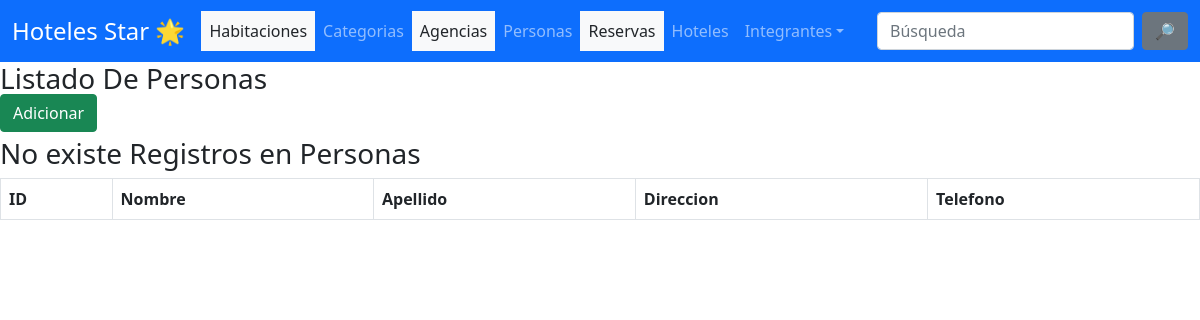
Page /personas/ on the earlier database version.
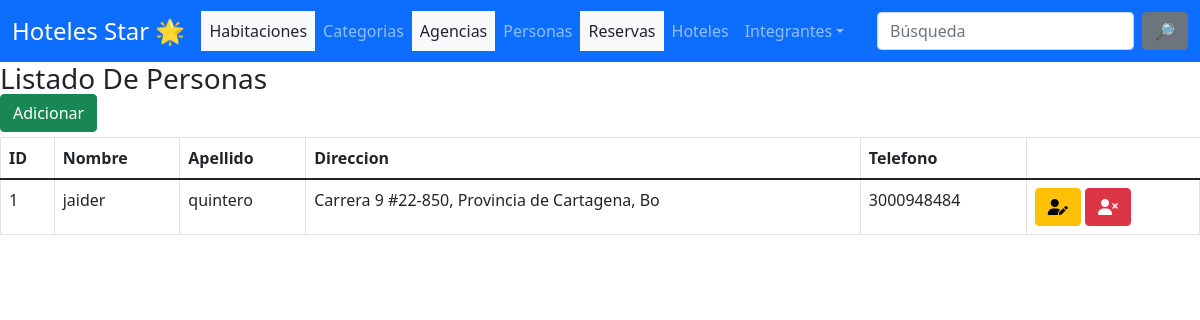
Same page on the later database version.
### apps/Persona/models.py (models this page shows, shortened)
class Persona(models.Model):
    Nombre    = models.CharField(max_length=100)
    Apellido   = models.CharField(max_length=50)
    Direccion    = models.CharField(max_length=45)
    Telefono    = models.CharField(max_length=15)
    class Meta:
        verbose_name = "Persona"
        verbose_name_plural = "Personas"

### apps/Persona/views.py (the view)
# urls.py: path('', index, name ='index'),
def index(request):
    persona = Persona.objects.all().order_by('-id')
    context = {'personas': persona}
    return render(request, 'persona/index.html', context)

### templates/persona/index.html (shortened to what this page needs)
{% extends 'base/base.html' %}
{% block content %}
  <h3> Listado De Personas </h3>
  <a href="{% url 'Personas:personaCreate' %}" class="btn btn-success pull-right" style="margin-top: -10px; margin-bottom: 5px;">Adicionar</a>
  <table class="table  table-hover table-bordered">
    <thead>
      <tr>
        <th scope="col">ID</th>
        <th scope="col">Nombre</th>
        <th scope="col">Apellido</th>
        <th scope="col">Direccion</th>
        <th scope="col">Telefono</th>
      </tr>
    </thead>
    <tbody>
      {% if personas %}
        {% for persona in personas %}
            <tr>
                <td>{{ persona.id}}</td>
                <td>{{ persona.Nombre}}</td>
                <td>{{ persona.Apellido}}</td>
                <td>{{ persona.Direccion}}</td>
                <td>{{ persona.Telefono}}</td>
                <td>
                  <a class="btn btn-warning " href="{% url 'Personas:personaEdit' persona.id %}" >
                    <i class="fas fa-user-edit"></i>
                  </a>
                  <a class="btn btn-danger " href="{% url 'Personas:personaEliminar' persona.id %}" >
                    <i class="fas fa-user-times"></i>
                  </a>
                </td>
            </tr>
     {% endfor %}
     {% else %}
     <h3> No existe Registros en Personas </h3>
   {% endif %}
    </tbody>
  </table>
{% endblock %}

Differences in the rows shown:
added Persona: id "1", Nombre "jaider", Apellido "quintero", Direccion "Carrera 9 #22-850, Provincia de Cartagena, Bo", Telefono "3000948484"
Other differences:
text no longer shown: "No existe Registros en Personas"
